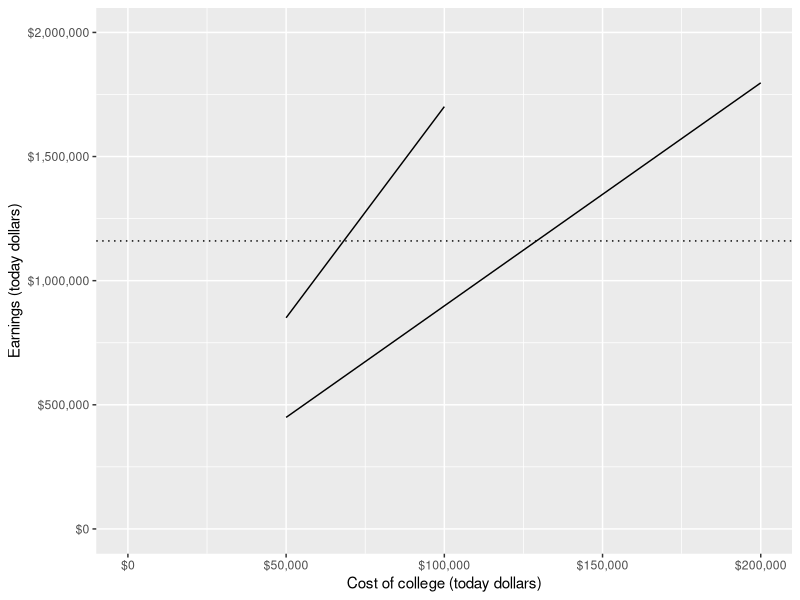

This chart was generated by the following R code:
library(ggplot2)
library(reshape2)
library(scales)

# tuition <- c(europe = 5e4,
#              us.public = 8e4,
#              us.private = 2e5)
tuition <- seq(5e4, 2e5, 5e4)
years.invested <- 65 - 20 # the nominal working life
stock.market.return <- 1.068 # from Greenstone & Looney, 2011

college <- data.frame(
  tuition = rep(tuition, each = 3)
)
college$stock.market.return <- c(1.050, 1.065, 1.080)
college$earnings <- college$tuition * college$stock.market.return ^ years.invested
college$stock.market.return <- college$stock.market.return - 1
salary.earnings <- 1.16e6

p <- ggplot(college) +
  aes(x = tuition, y = earnings, group = factor(stock.market.return)) +
  scale_x_continuous('Cost of college (today dollars)',
    limits = c(0, 2e5), labels = dollar) +
  scale_y_continuous('Earnings (today dollars)',
    limits = c(0, 2e6), labels = dollar) +
  geom_line() +
  geom_hline(yintercept = salary.earnings, linetype = 'dotted')
